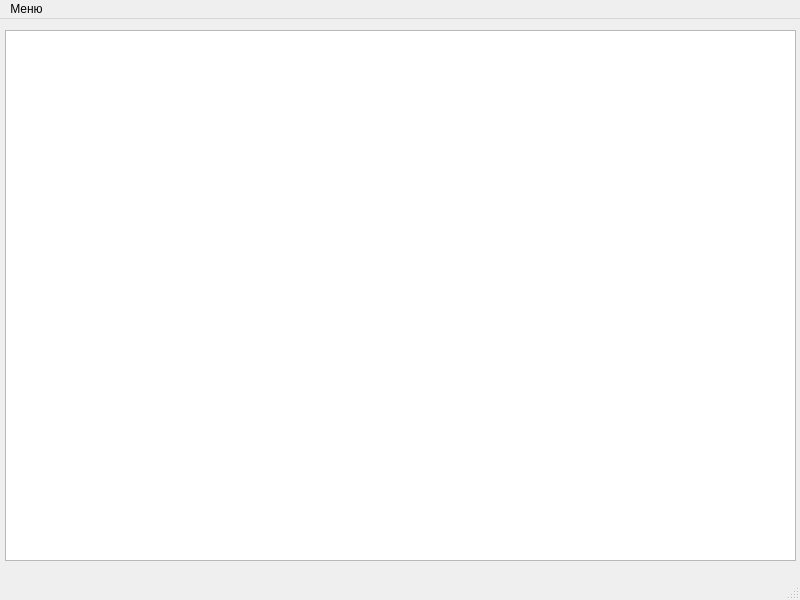
<?xml version="1.0" encoding="UTF-8"?>
<ui version="4.0">
 <class>MainWindow</class>
 <widget class="QMainWindow" name="MainWindow">
  <property name="geometry">
   <rect>
    <x>0</x>
    <y>0</y>
    <width>800</width>
    <height>600</height>
   </rect>
  </property>
  <property name="windowTitle">
   <string>MainWindow</string>
  </property>
  <widget class="QWidget" name="centralwidget">
   <widget class="QGraphicsView" name="graphicsView">
    <property name="geometry">
     <rect>
      <x>5</x>
      <y>11</y>
      <width>791</width>
      <height>531</height>
     </rect>
    </property>
   </widget>
  </widget>
  <widget class="QMenuBar" name="menubar">
   <property name="geometry">
    <rect>
     <x>0</x>
     <y>0</y>
     <width>800</width>
     <height>26</height>
    </rect>
   </property>
   <widget class="QMenu" name="menu">
    <property name="title">
     <string>Меню</string>
    </property>
    <widget class="QMenu" name="menu_2">
     <property name="title">
      <string>Добавить</string>
     </property>
     <addaction name="action_2"/>
     <addaction name="action"/>
     <addaction name="action_3"/>
     <addaction name="action_4"/>
     <addaction name="action_5"/>
     <addaction name="action_6"/>
     <addaction name="action_7"/>
     <addaction name="action_8"/>
    </widget>
    <addaction name="menu_2"/>
    <addaction name="action_9"/>
   </widget>
   <addaction name="menu"/>
  </widget>
  <widget class="QStatusBar" name="statusbar"/>
  <action name="action_2">
   <property name="checkable">
    <bool>false</bool>
   </property>
   <property name="text">
    <string>Прямоугольник</string>
   </property>
  </action>
  <action name="action">
   <property name="text">
    <string>Квадрат</string>
   </property>
  </action>
  <action name="action_3">
   <property name="text">
    <string>Круг</string>
   </property>
  </action>
  <action name="action_4">
   <property name="text">
    <string>Ромб</string>
   </property>
  </action>
  <action name="action_5">
   <property name="text">
    <string>Треугольник</string>
   </property>
  </action>
  <action name="action_6">
   <property name="text">
    <string>Шестиугольник</string>
   </property>
  </action>
  <action name="action_7">
   <property name="text">
    <string>Звезда</string>
   </property>
  </action>
  <action name="action_8">
   <property name="text">
    <string>Линия</string>
   </property>
  </action>
  <action name="action_9">
   <property name="text">
    <string>Рисование</string>
   </property>
  </action>
 </widget>
 <resources/>
 <connections/>
</ui>
